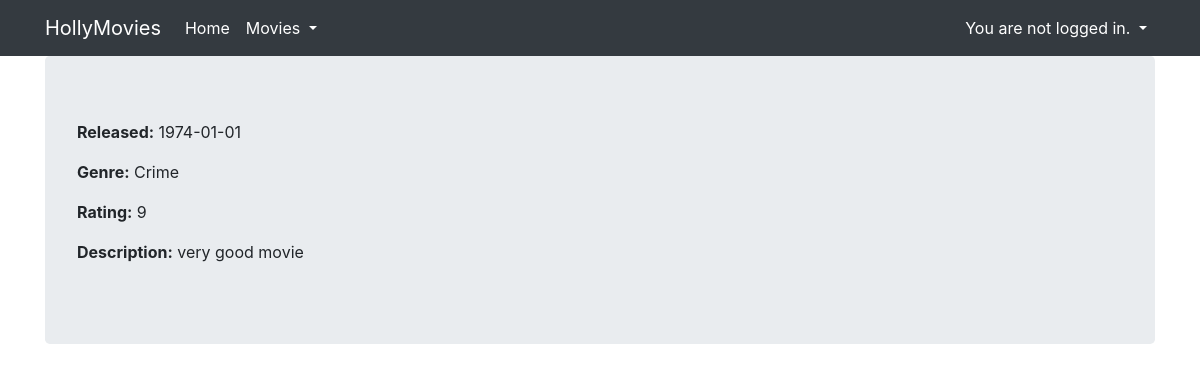
/viewer/movie/detail/3, run on the app's committed database.
### viewer/models.py (models this page shows, shortened)
class Movie(Model):
    title = CharField(max_length=128)
    genre = ForeignKey(Genre, on_delete=DO_NOTHING)
    rating = IntegerField()
    released = DateField()
    description = TextField(null=True, blank=True)
    poster = ImageField(null=True, blank=True)
    created = DateTimeField(auto_now_add=True)

class Genre(Model):
    name = CharField(max_length=120)
    def __str__(self):
        return self.name

### viewer/views.py (the view, shortened to what this page needs)
# urls.py: path('movie/detail/<pk>', MovieDetailView.as_view(), name='movie_detail'),
class MovieDetailView(DetailView):
    template_name = 'movie_detail.html'
    model = Movie

### viewer/templatetags/movie_extras.py (called while the page is built)
@register.filter
def attr_as_p(obj, attrname):
    label = escape(attrname.capitalize())
    value = escape(getattr(obj, attrname))
    return SafeString(f'<p><strong>{label}:</strong> {value}</p>')

### viewer/templates/movie_detail.html (shortened to what this page needs)
{% extends "base.html" %}
{% load static %}
{% load movie_extras %}
{% block styles %}
  {{ block.super }}
  <link rel="stylesheet" type="text/css" href="{% static 'css/movie_detail.css' %}" />
{% endblock %}
{% block content %}
  <div class="row">
    <div class="col">
      {{ movie|attr_as_p:'released' }}
      {{ movie|attr_as_p:'genre' }}
      {{ movie|attr_as_p:'rating' }}
      {{ movie|attr_as_p:'description' }}
    </div>
  </div>
{% endblock %}

### data on the page
Movie: released "Released: 1974-01-01", genre.name "Genre: Crime", rating "Rating: 9", description "Description: very good movie"
